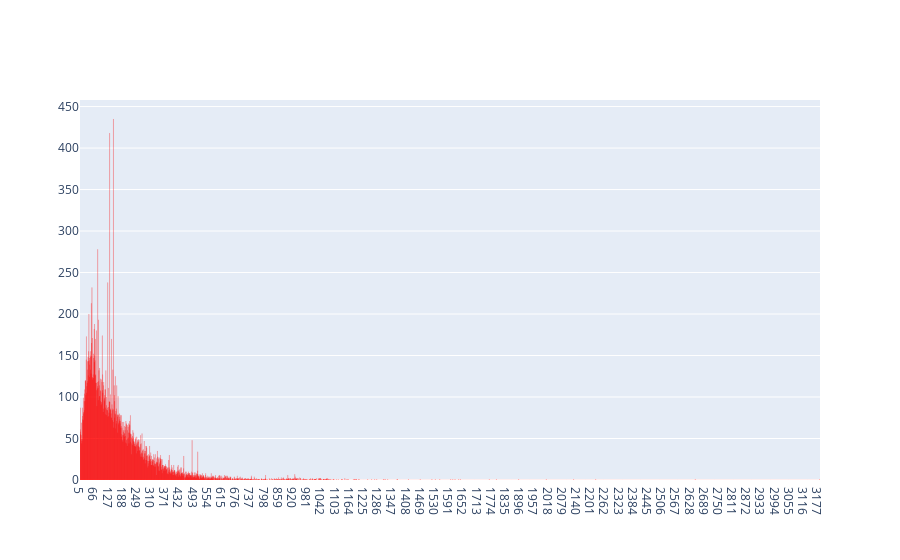
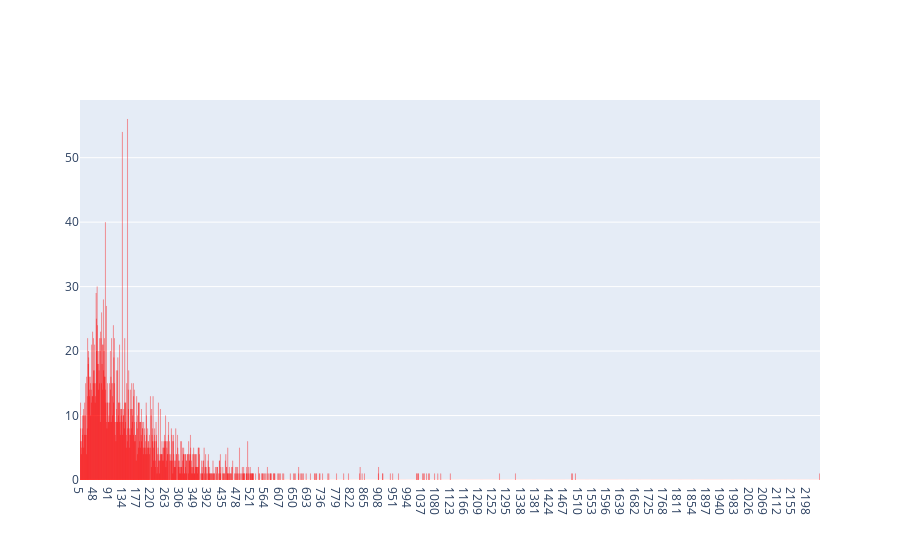
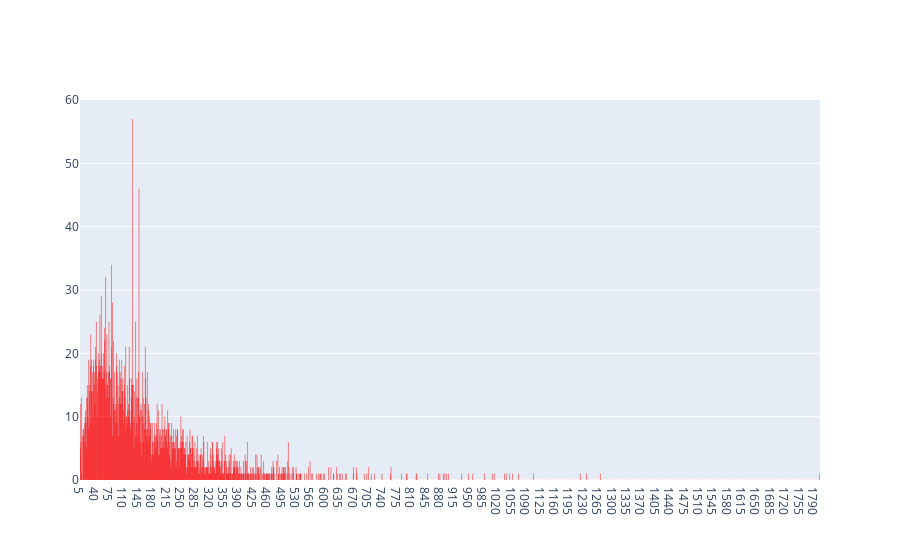

Source (notebook cell) for these figures, in order:
### Code cell
subjects_train, subjects_val, subjects_test, valid_subjects_to_keys, key_to_length, valid_keys = splitting(root_path='./splits')

### Figure 1 — Plotly figure (JSON) as saved in the notebook; plotly's stock layout.template omitted (floating-point values rounded to 4 significant figures; data arrays with more than 128 entries replaced by an {"elided": "..."} marker saying what was removed)
{"data": [{"marker": {"color": "red", "line": {"color": "red", "width": 0.1}}, "type": "bar", "x": {"elided": "3180 str values"}, "y": {"elided": "3180 int values"}}], "layout": {}}

### Figure 2 — Plotly figure (JSON) as saved in the notebook; plotly's stock layout.template omitted (floating-point values rounded to 4 significant figures; data arrays with more than 128 entries replaced by an {"elided": "..."} marker saying what was removed)
{"data": [{"marker": {"color": "red", "line": {"color": "red", "width": 0.1}}, "type": "bar", "x": {"elided": "2234 str values"}, "y": {"elided": "2234 int values"}}], "layout": {}}

### Figure 3 — Plotly figure (JSON) as saved in the notebook; plotly's stock layout.template omitted (floating-point values rounded to 4 significant figures; data arrays with more than 128 entries replaced by an {"elided": "..."} marker saying what was removed)
{"data": [{"marker": {"color": "red", "line": {"color": "red", "width": 0.1}}, "type": "bar", "x": {"elided": "1800 str values"}, "y": {"elided": "1800 int values"}}], "layout": {}}
